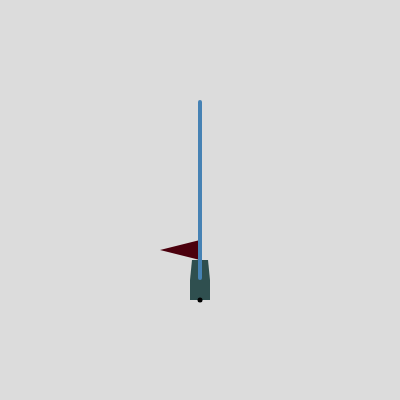
Frame 1 (no input)
Frame 60 (no input): identical to frame 1, image omitted
Frame 120 (the mouse pressed at the canvas centre since frame 60): identical to frame 1, image omitted

The p5.js sketch that drew this single still picture (run headless with seeded random() and noise() and a simulated clock; from frame 60 on, the mouse is pressed at the canvas centre):

// p5.js sketch
// ── sketch.js
var flagpole;

function setup() {
    createCanvas(400, 400);

    flagpole = new Flagpole(width / 2, 3 * height / 4, 200)
}

function draw() {
    background(220);

    flagpole.render();

    // reference point
    stroke(0);
    strokeWeight(5);
    point(flagpole.x, flagpole.y);
}

// ── Flagpole.js
class Flagpole {
    constructor(x, y, size) {
        this.x = x;
        this.y = y;
        this.w = size / 10;
        this.h = size;
        this.isReached = false;
    }

    render() {
        noStroke();
        let baseW = this.w;
        let baseH = 0.2 * this.h;
        let poleW = 0.2 * this.w;
        let flagW = 2 * this.w;
        let flagH = this.h / 10;

        fill(75, 0, 13);
        if (this.isReached) {
            triangle(
                this.x, this.y - this.h + 0.04 * this.h,
                this.x, this.y - this.h + 0.04 * this.h + flagH,
                this.x - flagW, this.y - this.h + 0.04 * this.h + flagH / 2
            );
        }
        else {
            triangle(
                this.x, this.y - baseH - flagH,
                this.x, this.y - baseH,
                this.x - flagW, this.y - baseH - flagH / 2
            );
        }


        fill(47, 79, 79);
        beginShape();
        vertex(this.x - baseW / 2, this.y);
        vertex(this.x - baseW / 2, this.y - baseH / 2);
        vertex(this.x - 0.8 * baseW / 2, this.y - baseH);
        vertex(this.x + 0.8 * baseW / 2, this.y - baseH);
        vertex(this.x + baseW / 2, this.y - baseH / 2);
        vertex(this.x + baseW / 2, this.y);
        vertex(this.x - baseW / 2, this.y);
        endShape();
        fill(70, 130, 180);
        rect(this.x - poleW / 2, this.y - this.h, poleW, this.h - baseH / 2, 20);
    }

    checkReached() {
        if (abs(gameChar_world_x - this.x) <= 30) {
            this.isReached = true;
            levelCompleteSound.play();
        }
    }
}
